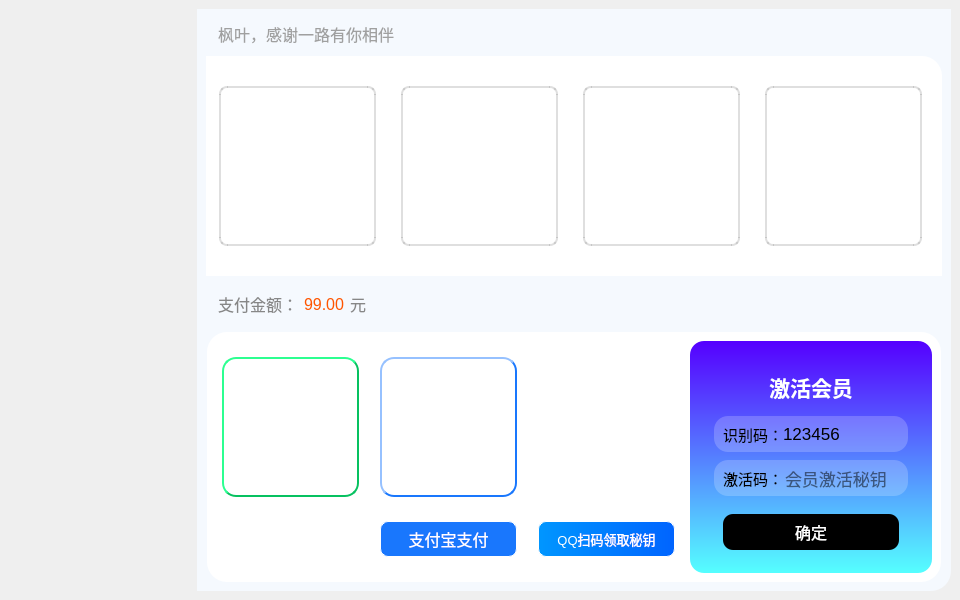
<?xml version="1.0" encoding="UTF-8"?>
<ui version="4.0">
 <class>MainWindow</class>
 <widget class="QMainWindow" name="MainWindow">
  <property name="geometry">
   <rect>
    <x>0</x>
    <y>0</y>
    <width>960</width>
    <height>600</height>
   </rect>
  </property>
  <property name="minimumSize">
   <size>
    <width>960</width>
    <height>600</height>
   </size>
  </property>
  <property name="maximumSize">
   <size>
    <width>960</width>
    <height>600</height>
   </size>
  </property>
  <property name="windowTitle">
   <string>MainWindow</string>
  </property>
  <property name="styleSheet">
   <string notr="true"/>
  </property>
  <widget class="QWidget" name="centralwidget">
   <layout class="QHBoxLayout" name="horizontalLayout">
    <item>
     <widget class="QFrame" name="frame">
      <property name="styleSheet">
       <string notr="true">border:none</string>
      </property>
      <property name="frameShape">
       <enum>QFrame::StyledPanel</enum>
      </property>
      <property name="frameShadow">
       <enum>QFrame::Raised</enum>
      </property>
      <layout class="QHBoxLayout" name="horizontalLayout_2" stretch="1,4">
       <property name="spacing">
        <number>0</number>
       </property>
       <property name="leftMargin">
        <number>0</number>
       </property>
       <property name="topMargin">
        <number>0</number>
       </property>
       <property name="rightMargin">
        <number>0</number>
       </property>
       <property name="bottomMargin">
        <number>0</number>
       </property>
       <item>
        <widget class="QFrame" name="frame_left_ad">
         <property name="minimumSize">
          <size>
           <width>188</width>
           <height>582</height>
          </size>
         </property>
         <property name="maximumSize">
          <size>
           <width>188</width>
           <height>582</height>
          </size>
         </property>
         <property name="styleSheet">
          <string notr="true">QFrame{
background: url(:/buttom/img/buttom/16宫格_grid-sixteen.svg);
border:0px solid red;
border-top-left-radius:20px;
border-top-right-radius:0px;
border-bottom-right-radius:0px;
border-bottom-left-radius:20px;
}</string>
         </property>
         <property name="frameShape">
          <enum>QFrame::StyledPanel</enum>
         </property>
         <property name="frameShadow">
          <enum>QFrame::Raised</enum>
         </property>
         <layout class="QVBoxLayout" name="verticalLayout_5">
          <property name="spacing">
           <number>0</number>
          </property>
          <property name="leftMargin">
           <number>12</number>
          </property>
          <property name="topMargin">
           <number>24</number>
          </property>
          <property name="rightMargin">
           <number>12</number>
          </property>
          <property name="bottomMargin">
           <number>24</number>
          </property>
         </layout>
        </widget>
       </item>
       <item>
        <layout class="QVBoxLayout" name="verticalLayout" stretch="0">
         <property name="spacing">
          <number>0</number>
         </property>
         <item>
          <widget class="QFrame" name="frame_4">
           <property name="styleSheet">
            <string notr="true">QFrame{
background-color: rgb(245, 249, 254);
border:0px solid red;
border-top-left-radius:0px;
border-top-right-radius:0px;
border-bottom-right-radius:20px;
border-bottom-left-radius:0px;
}</string>
           </property>
           <property name="frameShape">
            <enum>QFrame::StyledPanel</enum>
           </property>
           <property name="frameShadow">
            <enum>QFrame::Raised</enum>
           </property>
           <layout class="QVBoxLayout" name="verticalLayout_3" stretch="1,5,1,6">
            <item>
             <layout class="QHBoxLayout" name="horizontalLayout_10">
              <property name="spacing">
               <number>4</number>
              </property>
              <property name="leftMargin">
               <number>12</number>
              </property>
              <item>
               <widget class="QLabel" name="label_head_title">
                <property name="font">
                 <font>
                  <pointsize>12</pointsize>
                 </font>
                </property>
                <property name="styleSheet">
                 <string notr="true">color: rgb(160, 160, 160);</string>
                </property>
                <property name="text">
                 <string>枫叶，感谢一路有你相伴</string>
                </property>
               </widget>
              </item>
              <item>
               <spacer name="horizontalSpacer_2">
                <property name="orientation">
                 <enum>Qt::Horizontal</enum>
                </property>
                <property name="sizeHint" stdset="0">
                 <size>
                  <width>40</width>
                  <height>20</height>
                 </size>
                </property>
               </spacer>
              </item>
              <item>
               <widget class="QPushButton" name="pushButton_close">
                <property name="minimumSize">
                 <size>
                  <width>32</width>
                  <height>32</height>
                 </size>
                </property>
                <property name="maximumSize">
                 <size>
                  <width>32</width>
                  <height>32</height>
                 </size>
                </property>
                <property name="styleSheet">
                 <string notr="true">QPushButton {
    background-color: rgba(255, 255, 255, 0);
    border: none;
}

QPushButton:hover {
    background-color: rgba(255, 255, 255, 200);
}

QPushButton:pressed {
    background-color: rgba(255, 255, 255, 255);
}</string>
                </property>
                <property name="text">
                 <string/>
                </property>
                <property name="icon">
                 <iconset>
                  <normaloff>:/buttom/img/buttom/API 应用_api-app.svg</normaloff>:/buttom/img/buttom/API 应用_api-app.svg</iconset>
                </property>
                <property name="iconSize">
                 <size>
                  <width>28</width>
                  <height>28</height>
                 </size>
                </property>
               </widget>
              </item>
             </layout>
            </item>
            <item>
             <widget class="QFrame" name="frame_select_version">
              <property name="styleSheet">
               <string notr="true">QFrame{
background-color: rgb(255, 255, 255);
border:0px solid red;
border-top-left-radius:0px;
border-top-right-radius:20px;
border-bottom-right-radius:0px;
border-bottom-left-radius:0px;
}</string>
              </property>
              <property name="frameShape">
               <enum>QFrame::StyledPanel</enum>
              </property>
              <property name="frameShadow">
               <enum>QFrame::Raised</enum>
              </property>
              <layout class="QHBoxLayout" name="horizontalLayout_6">
               <property name="spacing">
                <number>18</number>
               </property>
               <item>
                <widget class="QPushButton" name="pushButton_year">
                 <property name="minimumSize">
                  <size>
                   <width>160</width>
                   <height>160</height>
                  </size>
                 </property>
                 <property name="maximumSize">
                  <size>
                   <width>160</width>
                   <height>160</height>
                  </size>
                 </property>
                 <property name="styleSheet">
                  <string notr="true">QPushButton{
	margin-right:3px;
	margin-bottom:0px;
	color: rgb(255, 255, 255);
	border: 2px solid rgba(120, 120, 120, 60);
	border-radius:8px;
}
QPushButton:hover {
border: 2px solid rgb(255, 170, 127);
}
QPushButton:pressed {
border: 2px solid rgb(255, 85, 0);
}
</string>
                 </property>
                 <property name="text">
                  <string/>
                 </property>
                 <property name="icon">
                  <iconset>
                   <normaloff>:/buttom/img/buttom/全局放大_full-screen.svg</normaloff>:/buttom/img/buttom/全局放大_full-screen.svg</iconset>
                 </property>
                 <property name="iconSize">
                  <size>
                   <width>160</width>
                   <height>160</height>
                  </size>
                 </property>
                </widget>
               </item>
               <item>
                <widget class="QPushButton" name="pushButton_VIP">
                 <property name="minimumSize">
                  <size>
                   <width>160</width>
                   <height>160</height>
                  </size>
                 </property>
                 <property name="maximumSize">
                  <size>
                   <width>160</width>
                   <height>160</height>
                  </size>
                 </property>
                 <property name="styleSheet">
                  <string notr="true">QPushButton{
	margin-right:3px;
	margin-bottom:0px;
	color: rgb(255, 255, 255);
	border: 2px solid rgba(120, 120, 120, 60);
	border-radius:8px;
}
QPushButton:hover {
border: 2px solid rgb(255, 170, 127);
}
QPushButton:pressed {
border: 2px solid rgb(255, 85, 0);
}
</string>
                 </property>
                 <property name="text">
                  <string/>
                 </property>
                 <property name="icon">
                  <iconset>
                   <normaloff>:/buttom/img/buttom/兑换3_exchange-three.svg</normaloff>:/buttom/img/buttom/兑换3_exchange-three.svg</iconset>
                 </property>
                 <property name="iconSize">
                  <size>
                   <width>160</width>
                   <height>160</height>
                  </size>
                 </property>
                </widget>
               </item>
               <item>
                <widget class="QPushButton" name="pushButton_AiVIP">
                 <property name="minimumSize">
                  <size>
                   <width>160</width>
                   <height>160</height>
                  </size>
                 </property>
                 <property name="maximumSize">
                  <size>
                   <width>160</width>
                   <height>160</height>
                  </size>
                 </property>
                 <property name="styleSheet">
                  <string notr="true">QPushButton{
	margin-right:3px;
	margin-bottom:0px;
	color: rgb(255, 255, 255);
	border: 2px solid rgba(120, 120, 120, 60);
	border-radius:8px;
}
QPushButton:hover {
border: 2px solid rgb(255, 170, 127);
}
QPushButton:pressed {
border: 2px solid rgb(255, 85, 0);
}
</string>
                 </property>
                 <property name="text">
                  <string/>
                 </property>
                 <property name="icon">
                  <iconset>
                   <normaloff>:/buttom/img/buttom/兑换4_exchange-four.svg</normaloff>:/buttom/img/buttom/兑换4_exchange-four.svg</iconset>
                 </property>
                 <property name="iconSize">
                  <size>
                   <width>160</width>
                   <height>160</height>
                  </size>
                 </property>
                </widget>
               </item>
               <item>
                <widget class="QPushButton" name="pushButton_Base">
                 <property name="minimumSize">
                  <size>
                   <width>160</width>
                   <height>160</height>
                  </size>
                 </property>
                 <property name="maximumSize">
                  <size>
                   <width>160</width>
                   <height>160</height>
                  </size>
                 </property>
                 <property name="styleSheet">
                  <string notr="true">QPushButton{
	margin-right:3px;
	margin-bottom:0px;
	color: rgb(255, 255, 255);
	border: 2px solid rgba(120, 120, 120, 60);
	border-radius:8px;
}
QPushButton:hover {
border: 2px solid rgb(255, 170, 127);
}
QPushButton:pressed {
border: 2px solid rgb(255, 85, 0);
}
</string>
                 </property>
                 <property name="text">
                  <string/>
                 </property>
                 <property name="icon">
                  <iconset>
                   <normaloff>:/buttom/img/buttom/兔子_rabbit.svg</normaloff>:/buttom/img/buttom/兔子_rabbit.svg</iconset>
                 </property>
                 <property name="iconSize">
                  <size>
                   <width>160</width>
                   <height>160</height>
                  </size>
                 </property>
                </widget>
               </item>
              </layout>
             </widget>
            </item>
            <item>
             <layout class="QHBoxLayout" name="horizontalLayout_8">
              <property name="spacing">
               <number>6</number>
              </property>
              <property name="leftMargin">
               <number>12</number>
              </property>
              <item>
               <widget class="QLabel" name="label_5">
                <property name="font">
                 <font>
                  <pointsize>12</pointsize>
                 </font>
                </property>
                <property name="styleSheet">
                 <string notr="true">color: rgb(135, 135, 135);</string>
                </property>
                <property name="text">
                 <string>支付金额：</string>
                </property>
               </widget>
              </item>
              <item>
               <widget class="QLabel" name="label_prices">
                <property name="font">
                 <font>
                  <pointsize>12</pointsize>
                 </font>
                </property>
                <property name="styleSheet">
                 <string notr="true">color:rgb(255, 85, 0);</string>
                </property>
                <property name="text">
                 <string>99.00</string>
                </property>
               </widget>
              </item>
              <item>
               <widget class="QLabel" name="label_Yuan">
                <property name="font">
                 <font>
                  <pointsize>12</pointsize>
                 </font>
                </property>
                <property name="styleSheet">
                 <string notr="true">color: rgb(135, 135, 135);</string>
                </property>
                <property name="text">
                 <string>元</string>
                </property>
               </widget>
              </item>
              <item>
               <spacer name="horizontalSpacer">
                <property name="orientation">
                 <enum>Qt::Horizontal</enum>
                </property>
                <property name="sizeHint" stdset="0">
                 <size>
                  <width>40</width>
                  <height>20</height>
                 </size>
                </property>
               </spacer>
              </item>
             </layout>
            </item>
            <item>
             <layout class="QHBoxLayout" name="horizontalLayout_3" stretch="0">
              <item>
               <widget class="QFrame" name="frame_5">
                <property name="minimumSize">
                 <size>
                  <width>734</width>
                  <height>250</height>
                 </size>
                </property>
                <property name="maximumSize">
                 <size>
                  <width>734</width>
                  <height>250</height>
                 </size>
                </property>
                <property name="styleSheet">
                 <string notr="true">QFrame{
background-color: rgb(255, 255, 255);
border:0px solid red;
border-radius:20px;
}</string>
                </property>
                <property name="frameShape">
                 <enum>QFrame::StyledPanel</enum>
                </property>
                <property name="frameShadow">
                 <enum>QFrame::Raised</enum>
                </property>
                <layout class="QHBoxLayout" name="horizontalLayout_11">
                 <item>
                  <layout class="QVBoxLayout" name="verticalLayout_4">
                   <property name="leftMargin">
                    <number>6</number>
                   </property>
                   <property name="rightMargin">
                    <number>6</number>
                   </property>
                   <item>
                    <widget class="QPushButton" name="pushButton_Wechat">
                     <property name="minimumSize">
                      <size>
                       <width>140</width>
                       <height>140</height>
                      </size>
                     </property>
                     <property name="maximumSize">
                      <size>
                       <width>140</width>
                       <height>140</height>
                      </size>
                     </property>
                     <property name="styleSheet">
                      <string notr="true">QPushButton{
	margin-right:3px;
	margin-bottom:0px;
	color: rgb(255, 255, 255);
	border:2px outset rgb(7, 193, 96);
	border-radius:14px;
}
</string>
                     </property>
                     <property name="inputMethodHints">
                      <set>Qt::ImhFormattedNumbersOnly</set>
                     </property>
                     <property name="text">
                      <string/>
                     </property>
                     <property name="icon">
                      <iconset>
                       <normaloff>:/buttom/img/buttom/信息_info.svg</normaloff>:/buttom/img/buttom/信息_info.svg</iconset>
                     </property>
                     <property name="iconSize">
                      <size>
                       <width>140</width>
                       <height>140</height>
                      </size>
                     </property>
                    </widget>
                   </item>
                   <item>
                    <widget class="QPushButton" name="pushButton_11">
                     <property name="minimumSize">
                      <size>
                       <width>140</width>
                       <height>36</height>
                      </size>
                     </property>
                     <property name="maximumSize">
                      <size>
                       <width>140</width>
                       <height>36</height>
                      </size>
                     </property>
                     <property name="styleSheet">
                      <string notr="true">QPushButton{
	margin-right:3px;
	margin-bottom:0px;
	color: rgb(255, 255, 255);
	border:1px outset rgb(255, 255, 255);
	border-radius:8px;
}
QPushButton:hover {

border:2px outset rgba(36, 36, 36,0);
}
QPushButton:pressed {

border:4px outset rgba(36, 36, 36,0);
}
</string>
                     </property>
                     <property name="text">
                      <string/>
                     </property>
                     <property name="icon">
                      <iconset>
                       <normaloff>:/buttom/img/buttom/关键线_keyline.svg</normaloff>:/buttom/img/buttom/关键线_keyline.svg</iconset>
                     </property>
                     <property name="iconSize">
                      <size>
                       <width>140</width>
                       <height>36</height>
                      </size>
                     </property>
                    </widget>
                   </item>
                  </layout>
                 </item>
                 <item>
                  <layout class="QVBoxLayout" name="verticalLayout_6">
                   <property name="leftMargin">
                    <number>6</number>
                   </property>
                   <property name="rightMargin">
                    <number>6</number>
                   </property>
                   <item>
                    <widget class="QPushButton" name="pushButton_AliPay">
                     <property name="minimumSize">
                      <size>
                       <width>140</width>
                       <height>140</height>
                      </size>
                     </property>
                     <property name="maximumSize">
                      <size>
                       <width>140</width>
                       <height>140</height>
                      </size>
                     </property>
                     <property name="styleSheet">
                      <string notr="true">QPushButton{
	margin-right:3px;
	margin-bottom:0px;
	color: rgb(255, 255, 255);
	border:2px outset #1977fd;
	border-radius:14px;
}
</string>
                     </property>
                     <property name="inputMethodHints">
                      <set>Qt::ImhFormattedNumbersOnly</set>
                     </property>
                     <property name="text">
                      <string/>
                     </property>
                     <property name="icon">
                      <iconset>
                       <normaloff>:/buttom/img/buttom/光盘_record-disc.svg</normaloff>:/buttom/img/buttom/光盘_record-disc.svg</iconset>
                     </property>
                     <property name="iconSize">
                      <size>
                       <width>140</width>
                       <height>140</height>
                      </size>
                     </property>
                    </widget>
                   </item>
                   <item>
                    <widget class="QPushButton" name="pushButton_14">
                     <property name="minimumSize">
                      <size>
                       <width>140</width>
                       <height>36</height>
                      </size>
                     </property>
                     <property name="maximumSize">
                      <size>
                       <width>36</width>
                       <height>32</height>
                      </size>
                     </property>
                     <property name="font">
                      <font>
                       <pointsize>12</pointsize>
                      </font>
                     </property>
                     <property name="styleSheet">
                      <string notr="true">QPushButton{
background:#1977fd;
	margin-right:3px;
	margin-bottom:0px;
	color: rgb(255, 255, 255);
	border:1px outset rgb(255, 255, 255);
	border-radius:8px;
}
QPushButton:hover {
border:2px outset rgba(36, 36, 36,0);
}
QPushButton:pressed {
border:4px outset rgba(36, 36, 36,0);
}
</string>
                     </property>
                     <property name="text">
                      <string>支付宝支付</string>
                     </property>
                     <property name="iconSize">
                      <size>
                       <width>28</width>
                       <height>28</height>
                      </size>
                     </property>
                    </widget>
                   </item>
                  </layout>
                 </item>
                 <item>
                  <layout class="QVBoxLayout" name="verticalLayout_7">
                   <property name="leftMargin">
                    <number>6</number>
                   </property>
                   <property name="rightMargin">
                    <number>6</number>
                   </property>
                   <item>
                    <widget class="QPushButton" name="pushButton_QQ">
                     <property name="minimumSize">
                      <size>
                       <width>140</width>
                       <height>140</height>
                      </size>
                     </property>
                     <property name="maximumSize">
                      <size>
                       <width>140</width>
                       <height>140</height>
                      </size>
                     </property>
                     <property name="layoutDirection">
                      <enum>Qt::LeftToRight</enum>
                     </property>
                     <property name="styleSheet">
                      <string notr="true">QPushButton{
	margin-right:3px;
	margin-bottom:0px;
	color: rgb(255, 255, 255);
	border-radius:14px;
}
</string>
                     </property>
                     <property name="inputMethodHints">
                      <set>Qt::ImhFormattedNumbersOnly</set>
                     </property>
                     <property name="text">
                      <string/>
                     </property>
                     <property name="icon">
                      <iconset>
                       <normaloff>:/buttom/img/buttom/内分泌_endocrine.svg</normaloff>:/buttom/img/buttom/内分泌_endocrine.svg</iconset>
                     </property>
                     <property name="iconSize">
                      <size>
                       <width>140</width>
                       <height>140</height>
                      </size>
                     </property>
                    </widget>
                   </item>
                   <item>
                    <widget class="QPushButton" name="pushButton_16">
                     <property name="minimumSize">
                      <size>
                       <width>140</width>
                       <height>36</height>
                      </size>
                     </property>
                     <property name="maximumSize">
                      <size>
                       <width>36</width>
                       <height>32</height>
                      </size>
                     </property>
                     <property name="font">
                      <font>
                       <pointsize>10</pointsize>
                      </font>
                     </property>
                     <property name="styleSheet">
                      <string notr="true">QPushButton{
    background: qlineargradient(spread:pad, x1:0, y1:0, x2:1, y2:0,stop:0 rgba(0, 150, 255, 255), stop:1 rgba(0, 100, 255, 255));
	margin-right:3px;
	margin-bottom:0px;
	color: rgb(255, 255, 255);
	border:1px outset rgb(255, 255, 255);
	border-radius:8px;
}
QPushButton:hover {
border:2px outset rgba(36, 36, 36,0);
}
QPushButton:pressed {
border:4px outset rgba(36, 36, 36,0);
}
</string>
                     </property>
                     <property name="text">
                      <string>QQ扫码领取秘钥</string>
                     </property>
                     <property name="iconSize">
                      <size>
                       <width>28</width>
                       <height>28</height>
                      </size>
                     </property>
                    </widget>
                   </item>
                  </layout>
                 </item>
                 <item>
                  <widget class="QFrame" name="frame_3">
                   <property name="styleSheet">
                    <string notr="true">QFrame{
image: none;
background-color: qlineargradient(x1:0, y1:0, x2:0, y2:1, stop:0 rgb(85, 0, 255), stop:1 rgb(85, 255, 255));
border-radius:14px 
}
QLabel{
background-color: rgba(255, 255, 255, 0);
}</string>
                   </property>
                   <property name="frameShape">
                    <enum>QFrame::StyledPanel</enum>
                   </property>
                   <property name="frameShadow">
                    <enum>QFrame::Raised</enum>
                   </property>
                   <layout class="QVBoxLayout" name="verticalLayout_8" stretch="0,0,0">
                    <property name="spacing">
                     <number>4</number>
                    </property>
                    <property name="leftMargin">
                     <number>24</number>
                    </property>
                    <property name="topMargin">
                     <number>24</number>
                    </property>
                    <property name="rightMargin">
                     <number>24</number>
                    </property>
                    <property name="bottomMargin">
                     <number>9</number>
                    </property>
                    <item>
                     <widget class="QFrame" name="frame_10">
                      <property name="styleSheet">
                       <string notr="true">background-color: rgba(255, 255, 255, 0);</string>
                      </property>
                      <property name="frameShape">
                       <enum>QFrame::StyledPanel</enum>
                      </property>
                      <property name="frameShadow">
                       <enum>QFrame::Raised</enum>
                      </property>
                      <layout class="QVBoxLayout" name="verticalLayout_9">
                       <property name="spacing">
                        <number>6</number>
                       </property>
                       <property name="leftMargin">
                        <number>0</number>
                       </property>
                       <property name="topMargin">
                        <number>6</number>
                       </property>
                       <property name="rightMargin">
                        <number>0</number>
                       </property>
                       <property name="bottomMargin">
                        <number>9</number>
                       </property>
                       <item>
                        <widget class="QLabel" name="label">
                         <property name="maximumSize">
                          <size>
                           <width>16777215</width>
                           <height>26777</height>
                          </size>
                         </property>
                         <property name="font">
                          <font>
                           <pointsize>16</pointsize>
                           <bold>true</bold>
                          </font>
                         </property>
                         <property name="styleSheet">
                          <string notr="true">color:rgb(255, 255, 255);</string>
                         </property>
                         <property name="text">
                          <string>激活会员</string>
                         </property>
                         <property name="alignment">
                          <set>Qt::AlignCenter</set>
                         </property>
                        </widget>
                       </item>
                      </layout>
                     </widget>
                    </item>
                    <item>
                     <widget class="QFrame" name="frame_9">
                      <property name="styleSheet">
                       <string notr="true">background-color: rgba(255, 255, 255, 0);</string>
                      </property>
                      <property name="frameShape">
                       <enum>QFrame::StyledPanel</enum>
                      </property>
                      <property name="frameShadow">
                       <enum>QFrame::Raised</enum>
                      </property>
                      <layout class="QVBoxLayout" name="verticalLayout_10">
                       <property name="spacing">
                        <number>8</number>
                       </property>
                       <property name="leftMargin">
                        <number>0</number>
                       </property>
                       <property name="topMargin">
                        <number>0</number>
                       </property>
                       <property name="rightMargin">
                        <number>0</number>
                       </property>
                       <property name="bottomMargin">
                        <number>0</number>
                       </property>
                       <item>
                        <widget class="QFrame" name="frame_7">
                         <property name="minimumSize">
                          <size>
                           <width>0</width>
                           <height>36</height>
                          </size>
                         </property>
                         <property name="styleSheet">
                          <string notr="true">border-radius:14px ;
background-color: rgba(255, 255, 255, 51);</string>
                         </property>
                         <property name="frameShape">
                          <enum>QFrame::StyledPanel</enum>
                         </property>
                         <property name="frameShadow">
                          <enum>QFrame::Raised</enum>
                         </property>
                         <layout class="QHBoxLayout" name="horizontalLayout_7" stretch="1,3">
                          <property name="spacing">
                           <number>0</number>
                          </property>
                          <property name="topMargin">
                           <number>0</number>
                          </property>
                          <property name="rightMargin">
                           <number>12</number>
                          </property>
                          <property name="bottomMargin">
                           <number>0</number>
                          </property>
                          <item>
                           <widget class="QLabel" name="label_4">
                            <property name="font">
                             <font>
                              <pointsize>11</pointsize>
                              <bold>false</bold>
                             </font>
                            </property>
                            <property name="styleSheet">
                             <string notr="true">background-color: rgba(255, 255, 255, 0);
selection-color: rgb(34, 34, 34);</string>
                            </property>
                            <property name="text">
                             <string>识别码：</string>
                            </property>
                            <property name="alignment">
                             <set>Qt::AlignCenter</set>
                            </property>
                           </widget>
                          </item>
                          <item>
                           <widget class="QLabel" name="label_identify">
                            <property name="font">
                             <font>
                              <pointsize>13</pointsize>
                              <bold>false</bold>
                             </font>
                            </property>
                            <property name="styleSheet">
                             <string notr="true">background-color: rgba(255, 255, 255, 0);
selection-color: rgb(34, 34, 34);</string>
                            </property>
                            <property name="text">
                             <string>123456</string>
                            </property>
                            <property name="alignment">
                             <set>Qt::AlignLeading|Qt::AlignLeft|Qt::AlignVCenter</set>
                            </property>
                           </widget>
                          </item>
                         </layout>
                        </widget>
                       </item>
                       <item>
                        <widget class="QFrame" name="frame_8">
                         <property name="minimumSize">
                          <size>
                           <width>0</width>
                           <height>36</height>
                          </size>
                         </property>
                         <property name="styleSheet">
                          <string notr="true">border-radius:14px ;
background-color: rgba(255, 255, 255, 51);</string>
                         </property>
                         <property name="frameShape">
                          <enum>QFrame::StyledPanel</enum>
                         </property>
                         <property name="frameShadow">
                          <enum>QFrame::Raised</enum>
                         </property>
                         <layout class="QHBoxLayout" name="horizontalLayout_9" stretch="0,9">
                          <property name="spacing">
                           <number>0</number>
                          </property>
                          <property name="leftMargin">
                           <number>9</number>
                          </property>
                          <property name="topMargin">
                           <number>0</number>
                          </property>
                          <property name="rightMargin">
                           <number>12</number>
                          </property>
                          <property name="bottomMargin">
                           <number>0</number>
                          </property>
                          <item>
                           <widget class="QLabel" name="label_8">
                            <property name="font">
                             <font>
                              <pointsize>11</pointsize>
                              <bold>false</bold>
                             </font>
                            </property>
                            <property name="styleSheet">
                             <string notr="true">background-color: rgba(255, 255, 255, 0);
selection-color: rgb(34, 34, 34);</string>
                            </property>
                            <property name="text">
                             <string>激活码：</string>
                            </property>
                            <property name="alignment">
                             <set>Qt::AlignCenter</set>
                            </property>
                           </widget>
                          </item>
                          <item>
                           <widget class="QLineEdit" name="lineEdit_code">
                            <property name="font">
                             <font>
                              <pointsize>13</pointsize>
                              <bold>false</bold>
                             </font>
                            </property>
                            <property name="styleSheet">
                             <string notr="true">QLineEdit{
	background-color: rgba(255, 255, 255, 0);
	selection-color: rgb(34, 34, 34);
}</string>
                            </property>
                            <property name="alignment">
                             <set>Qt::AlignLeading|Qt::AlignLeft|Qt::AlignVCenter</set>
                            </property>
                            <property name="placeholderText">
                             <string>会员激活秘钥</string>
                            </property>
                           </widget>
                          </item>
                         </layout>
                        </widget>
                       </item>
                      </layout>
                     </widget>
                    </item>
                    <item>
                     <widget class="QFrame" name="frame_11">
                      <property name="styleSheet">
                       <string notr="true">background-color: rgba(255, 255, 255, 0);</string>
                      </property>
                      <property name="frameShape">
                       <enum>QFrame::StyledPanel</enum>
                      </property>
                      <property name="frameShadow">
                       <enum>QFrame::Raised</enum>
                      </property>
                      <layout class="QVBoxLayout" name="verticalLayout_11">
                       <item>
                        <spacer name="verticalSpacer">
                         <property name="orientation">
                          <enum>Qt::Vertical</enum>
                         </property>
                         <property name="sizeHint" stdset="0">
                          <size>
                           <width>20</width>
                           <height>40</height>
                          </size>
                         </property>
                        </spacer>
                       </item>
                       <item>
                        <widget class="QPushButton" name="pushButton_OK">
                         <property name="minimumSize">
                          <size>
                           <width>112</width>
                           <height>36</height>
                          </size>
                         </property>
                         <property name="font">
                          <font>
                           <pointsize>-1</pointsize>
                           <bold>false</bold>
                          </font>
                         </property>
                         <property name="styleSheet">
                          <string notr="true">QPushButton {
    background-color: rgb(0, 0, 0);
    border-radius: 10px;
    color: rgb(255, 255, 255);
    padding: 8px 16px;
    font-size: 16px;
    border: none;
    min-width: 80px;
}

QPushButton:hover {
    background-color: rgb(105, 105, 105)}

QPushButton:pressed {
    background-color: rgb(65, 65, 65);
    padding-top: 10px;
    padding-left: 18px;
    padding-right: 14px;
}

QPushButton:disabled {
    background-color: rgb(100, 100, 100);
    color: rgb(150, 150, 150);
}</string>
                         </property>
                         <property name="text">
                          <string>确定</string>
                         </property>
                        </widget>
                       </item>
                       <item>
                        <spacer name="verticalSpacer_2">
                         <property name="orientation">
                          <enum>Qt::Vertical</enum>
                         </property>
                         <property name="sizeHint" stdset="0">
                          <size>
                           <width>20</width>
                           <height>40</height>
                          </size>
                         </property>
                        </spacer>
                       </item>
                      </layout>
                     </widget>
                    </item>
                   </layout>
                  </widget>
                 </item>
                </layout>
               </widget>
              </item>
             </layout>
            </item>
           </layout>
          </widget>
         </item>
        </layout>
       </item>
      </layout>
     </widget>
    </item>
   </layout>
  </widget>
 </widget>
 <resources>
  <include location="resources.qrc"/>
  <include location="../Trigger_new/resources.qrc"/>
 </resources>
 <connections/>
</ui>
